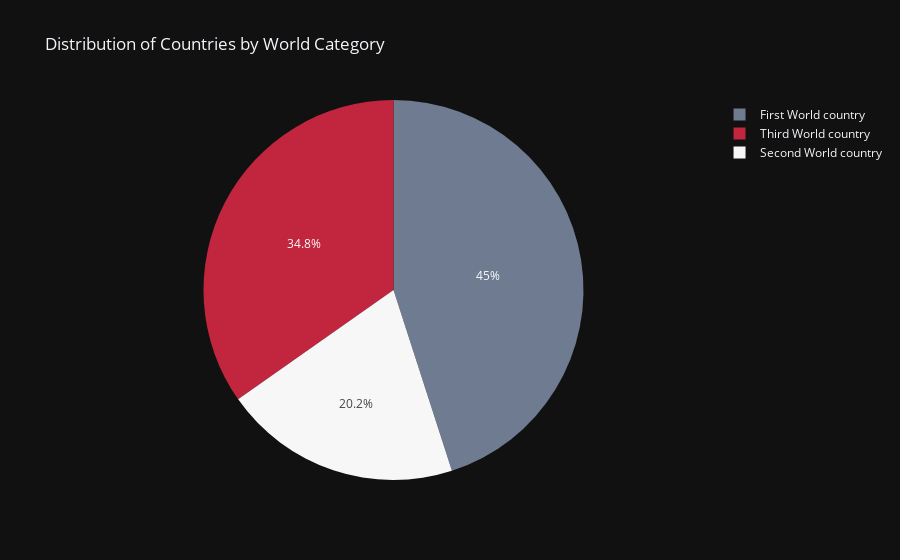

This figure's notebook cell:
### Code cell
fig = px.pie(df_24, names='Country label', title='Distribution of Countries by World Category')

fig.update_layout(

    piecolorway=COLOR_PALETTE,
)

fig.show()

### Figure 1 — Plotly figure (JSON) as saved in the notebook; plotly's stock layout.template omitted (floating-point values rounded to 4 significant figures; data arrays with more than 128 entries replaced by an {"elided": "..."} marker saying what was removed)
{"data": [{"domain": {"x": [0, 1], "y": [0, 1]}, "hovertemplate": "Country label=%{label}<extra></extra>", "labels": {"elided": "40003 str values"}, "legendgroup": "", "name": "", "showlegend": true, "type": "pie"}], "layout": {"legend": {"tracegroupgap": 0}, "piecolorway": ["#6e7b91", "#c2253e", "#f7f7f7"], "title": {"text": "Distribution of Countries by World Category"}}}
